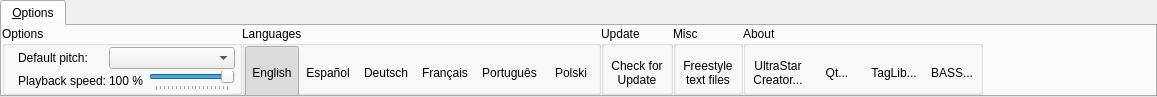
<?xml version="1.0" encoding="UTF-8"?>
<ui version="4.0">
 <class>QURibbonBar</class>
 <widget class="QTabWidget" name="QURibbonBar">
  <property name="geometry">
   <rect>
    <x>0</x>
    <y>0</y>
    <width>1157</width>
    <height>97</height>
   </rect>
  </property>
  <property name="sizePolicy">
   <sizepolicy hsizetype="Expanding" vsizetype="Minimum">
    <horstretch>0</horstretch>
    <verstretch>0</verstretch>
   </sizepolicy>
  </property>
  <property name="minimumSize">
   <size>
    <width>0</width>
    <height>97</height>
   </size>
  </property>
  <property name="contextMenuPolicy">
   <enum>Qt::NoContextMenu</enum>
  </property>
  <property name="windowTitle">
   <string>TabWidget</string>
  </property>
  <property name="tabShape">
   <enum>QTabWidget::Rounded</enum>
  </property>
  <property name="currentIndex">
   <number>0</number>
  </property>
  <property name="documentMode">
   <bool>false</bool>
  </property>
  <property name="tabsClosable">
   <bool>false</bool>
  </property>
  <widget class="QWidget" name="optionsTab">
   <attribute name="title">
    <string>&amp;Options</string>
   </attribute>
   <layout class="QHBoxLayout" name="horizontalLayout_8">
    <property name="spacing">
     <number>0</number>
    </property>
    <property name="leftMargin">
     <number>0</number>
    </property>
    <property name="topMargin">
     <number>0</number>
    </property>
    <property name="rightMargin">
     <number>0</number>
    </property>
    <property name="bottomMargin">
     <number>0</number>
    </property>
    <item>
     <widget class="QGroupBox" name="groupBox_14">
      <property name="sizePolicy">
       <sizepolicy hsizetype="MinimumExpanding" vsizetype="Preferred">
        <horstretch>0</horstretch>
        <verstretch>0</verstretch>
       </sizepolicy>
      </property>
      <property name="minimumSize">
       <size>
        <width>240</width>
        <height>0</height>
       </size>
      </property>
      <property name="title">
       <string>Options</string>
      </property>
      <layout class="QGridLayout" name="gridLayout">
       <property name="leftMargin">
        <number>0</number>
       </property>
       <property name="topMargin">
        <number>0</number>
       </property>
       <property name="rightMargin">
        <number>0</number>
       </property>
       <property name="bottomMargin">
        <number>0</number>
       </property>
       <property name="spacing">
        <number>0</number>
       </property>
       <item row="0" column="0">
        <layout class="QGridLayout" name="gridLayout_MiscSettings">
         <property name="sizeConstraint">
          <enum>QLayout::SetDefaultConstraint</enum>
         </property>
         <property name="leftMargin">
          <number>4</number>
         </property>
         <property name="topMargin">
          <number>0</number>
         </property>
         <property name="rightMargin">
          <number>4</number>
         </property>
         <property name="spacing">
          <number>2</number>
         </property>
         <item row="1" column="2">
          <layout class="QHBoxLayout" name="horizontalLayout_2">
           <property name="spacing">
            <number>6</number>
           </property>
           <item>
            <widget class="QLabel" name="label_PlaybackSpeedPercentage">
             <property name="sizePolicy">
              <sizepolicy hsizetype="Fixed" vsizetype="Preferred">
               <horstretch>0</horstretch>
               <verstretch>0</verstretch>
              </sizepolicy>
             </property>
             <property name="minimumSize">
              <size>
               <width>32</width>
               <height>20</height>
              </size>
             </property>
             <property name="font">
              <font>
               <weight>50</weight>
               <bold>false</bold>
              </font>
             </property>
             <property name="toolTip">
              <string>Current playback speed.</string>
             </property>
             <property name="text">
              <string notr="true">100 %</string>
             </property>
             <property name="alignment">
              <set>Qt::AlignRight|Qt::AlignTrailing|Qt::AlignVCenter</set>
             </property>
            </widget>
           </item>
           <item>
            <widget class="QSlider" name="horizontalSlider_PlaybackSpeed">
             <property name="sizePolicy">
              <sizepolicy hsizetype="Minimum" vsizetype="Preferred">
               <horstretch>0</horstretch>
               <verstretch>0</verstretch>
              </sizepolicy>
             </property>
             <property name="minimumSize">
              <size>
               <width>0</width>
               <height>20</height>
              </size>
             </property>
             <property name="toolTip">
              <string>Set playback speed.</string>
             </property>
             <property name="statusTip">
              <string/>
             </property>
             <property name="minimum">
              <number>10</number>
             </property>
             <property name="maximum">
              <number>100</number>
             </property>
             <property name="singleStep">
              <number>5</number>
             </property>
             <property name="pageStep">
              <number>5</number>
             </property>
             <property name="sliderPosition">
              <number>100</number>
             </property>
             <property name="orientation">
              <enum>Qt::Horizontal</enum>
             </property>
             <property name="tickPosition">
              <enum>QSlider::TicksBelow</enum>
             </property>
             <property name="tickInterval">
              <number>5</number>
             </property>
            </widget>
           </item>
          </layout>
         </item>
         <item row="1" column="1">
          <widget class="QLabel" name="label_PlaybackSpeed">
           <property name="sizePolicy">
            <sizepolicy hsizetype="Fixed" vsizetype="Fixed">
             <horstretch>0</horstretch>
             <verstretch>0</verstretch>
            </sizepolicy>
           </property>
           <property name="font">
            <font>
             <weight>50</weight>
             <bold>false</bold>
            </font>
           </property>
           <property name="text">
            <string>Playback speed:</string>
           </property>
          </widget>
         </item>
         <item row="0" column="1">
          <widget class="QLabel" name="label_DefaultPitch">
           <property name="sizePolicy">
            <sizepolicy hsizetype="Fixed" vsizetype="Fixed">
             <horstretch>0</horstretch>
             <verstretch>0</verstretch>
            </sizepolicy>
           </property>
           <property name="font">
            <font>
             <weight>50</weight>
             <bold>false</bold>
            </font>
           </property>
           <property name="text">
            <string>Default pitch:</string>
           </property>
          </widget>
         </item>
         <item row="0" column="0">
          <widget class="QLabel" name="label_DefaultPitchIcon">
           <property name="sizePolicy">
            <sizepolicy hsizetype="Fixed" vsizetype="Fixed">
             <horstretch>0</horstretch>
             <verstretch>0</verstretch>
            </sizepolicy>
           </property>
           <property name="text">
            <string/>
           </property>
           <property name="pixmap">
            <pixmap resource="../resources/UltraStar-Creator.qrc">:/icons/note.png</pixmap>
           </property>
          </widget>
         </item>
         <item row="1" column="0">
          <widget class="QLabel" name="label_PlaybackSpeedIcon">
           <property name="sizePolicy">
            <sizepolicy hsizetype="Fixed" vsizetype="Fixed">
             <horstretch>0</horstretch>
             <verstretch>0</verstretch>
            </sizepolicy>
           </property>
           <property name="text">
            <string/>
           </property>
           <property name="pixmap">
            <pixmap resource="../resources/UltraStar-Creator.qrc">:/icons/time_mp3.png</pixmap>
           </property>
          </widget>
         </item>
         <item row="0" column="2">
          <widget class="QComboBox" name="comboBox_DefaultPitch">
           <property name="sizePolicy">
            <sizepolicy hsizetype="MinimumExpanding" vsizetype="Fixed">
             <horstretch>0</horstretch>
             <verstretch>0</verstretch>
            </sizepolicy>
           </property>
           <property name="minimumSize">
            <size>
             <width>0</width>
             <height>20</height>
            </size>
           </property>
           <property name="font">
            <font>
             <weight>50</weight>
             <bold>false</bold>
            </font>
           </property>
           <property name="toolTip">
            <string>Choose default pitch.</string>
           </property>
           <property name="maxVisibleItems">
            <number>25</number>
           </property>
           <property name="maxCount">
            <number>25</number>
           </property>
          </widget>
         </item>
        </layout>
       </item>
      </layout>
     </widget>
    </item>
    <item>
     <widget class="QGroupBox" name="groupBox">
      <property name="sizePolicy">
       <sizepolicy hsizetype="Fixed" vsizetype="Preferred">
        <horstretch>0</horstretch>
        <verstretch>0</verstretch>
       </sizepolicy>
      </property>
      <property name="title">
       <string>Languages</string>
      </property>
      <layout class="QHBoxLayout" name="horizontalLayout_7">
       <property name="spacing">
        <number>0</number>
       </property>
       <property name="leftMargin">
        <number>0</number>
       </property>
       <property name="topMargin">
        <number>0</number>
       </property>
       <property name="rightMargin">
        <number>0</number>
       </property>
       <property name="bottomMargin">
        <number>0</number>
       </property>
       <item>
        <layout class="QHBoxLayout" name="horizontalLayout_3">
         <property name="spacing">
          <number>0</number>
         </property>
         <item>
          <widget class="QToolButton" name="langUsBtn">
           <property name="sizePolicy">
            <sizepolicy hsizetype="Preferred" vsizetype="Preferred">
             <horstretch>0</horstretch>
             <verstretch>0</verstretch>
            </sizepolicy>
           </property>
           <property name="minimumSize">
            <size>
             <width>54</width>
             <height>54</height>
            </size>
           </property>
           <property name="toolTip">
            <string>Change application language to 'English'.</string>
           </property>
           <property name="autoFillBackground">
            <bool>false</bool>
           </property>
           <property name="text">
            <string notr="true">English</string>
           </property>
           <property name="icon">
            <iconset resource="../resources/UltraStar-Creator.qrc">
             <normaloff>:/languages/us.png</normaloff>:/languages/us.png</iconset>
           </property>
           <property name="iconSize">
            <size>
             <width>16</width>
             <height>16</height>
            </size>
           </property>
           <property name="checkable">
            <bool>true</bool>
           </property>
           <property name="checked">
            <bool>true</bool>
           </property>
           <property name="autoExclusive">
            <bool>true</bool>
           </property>
           <property name="toolButtonStyle">
            <enum>Qt::ToolButtonTextUnderIcon</enum>
           </property>
           <property name="autoRaise">
            <bool>true</bool>
           </property>
          </widget>
         </item>
         <item>
          <widget class="QToolButton" name="langEsBtn">
           <property name="sizePolicy">
            <sizepolicy hsizetype="Preferred" vsizetype="Preferred">
             <horstretch>0</horstretch>
             <verstretch>0</verstretch>
            </sizepolicy>
           </property>
           <property name="minimumSize">
            <size>
             <width>54</width>
             <height>54</height>
            </size>
           </property>
           <property name="toolTip">
            <string>Change application language to 'Spanish (Español)'.</string>
           </property>
           <property name="text">
            <string notr="true">Español</string>
           </property>
           <property name="icon">
            <iconset resource="../resources/UltraStar-Creator.qrc">
             <normaloff>:/languages/es.png</normaloff>:/languages/es.png</iconset>
           </property>
           <property name="checkable">
            <bool>true</bool>
           </property>
           <property name="autoExclusive">
            <bool>true</bool>
           </property>
           <property name="toolButtonStyle">
            <enum>Qt::ToolButtonTextUnderIcon</enum>
           </property>
           <property name="autoRaise">
            <bool>true</bool>
           </property>
          </widget>
         </item>
         <item>
          <widget class="QToolButton" name="langDeBtn">
           <property name="sizePolicy">
            <sizepolicy hsizetype="Preferred" vsizetype="Preferred">
             <horstretch>0</horstretch>
             <verstretch>0</verstretch>
            </sizepolicy>
           </property>
           <property name="minimumSize">
            <size>
             <width>54</width>
             <height>54</height>
            </size>
           </property>
           <property name="toolTip">
            <string>Change application language to 'German (Deutsch)'.</string>
           </property>
           <property name="text">
            <string notr="true">Deutsch</string>
           </property>
           <property name="icon">
            <iconset resource="../resources/UltraStar-Creator.qrc">
             <normaloff>:/languages/de.png</normaloff>:/languages/de.png</iconset>
           </property>
           <property name="checkable">
            <bool>true</bool>
           </property>
           <property name="autoExclusive">
            <bool>true</bool>
           </property>
           <property name="toolButtonStyle">
            <enum>Qt::ToolButtonTextUnderIcon</enum>
           </property>
           <property name="autoRaise">
            <bool>true</bool>
           </property>
          </widget>
         </item>
         <item>
          <widget class="QToolButton" name="langFrBtn">
           <property name="sizePolicy">
            <sizepolicy hsizetype="Preferred" vsizetype="Preferred">
             <horstretch>0</horstretch>
             <verstretch>0</verstretch>
            </sizepolicy>
           </property>
           <property name="minimumSize">
            <size>
             <width>54</width>
             <height>54</height>
            </size>
           </property>
           <property name="toolTip">
            <string>Change application language to 'French (Français)'.</string>
           </property>
           <property name="text">
            <string notr="true">Français</string>
           </property>
           <property name="icon">
            <iconset resource="../resources/UltraStar-Creator.qrc">
             <normaloff>:/languages/fr.png</normaloff>:/languages/fr.png</iconset>
           </property>
           <property name="checkable">
            <bool>true</bool>
           </property>
           <property name="autoExclusive">
            <bool>true</bool>
           </property>
           <property name="toolButtonStyle">
            <enum>Qt::ToolButtonTextUnderIcon</enum>
           </property>
           <property name="autoRaise">
            <bool>true</bool>
           </property>
          </widget>
         </item>
         <item>
          <widget class="QToolButton" name="langPtBtn">
           <property name="sizePolicy">
            <sizepolicy hsizetype="Preferred" vsizetype="Preferred">
             <horstretch>0</horstretch>
             <verstretch>0</verstretch>
            </sizepolicy>
           </property>
           <property name="minimumSize">
            <size>
             <width>54</width>
             <height>54</height>
            </size>
           </property>
           <property name="toolTip">
            <string>Change application language to 'Portuguese (Português)'.</string>
           </property>
           <property name="text">
            <string notr="true">Português</string>
           </property>
           <property name="icon">
            <iconset resource="../resources/UltraStar-Creator.qrc">
             <normaloff>:/languages/pt.png</normaloff>:/languages/pt.png</iconset>
           </property>
           <property name="checkable">
            <bool>true</bool>
           </property>
           <property name="autoExclusive">
            <bool>true</bool>
           </property>
           <property name="toolButtonStyle">
            <enum>Qt::ToolButtonTextUnderIcon</enum>
           </property>
           <property name="autoRaise">
            <bool>true</bool>
           </property>
          </widget>
         </item>
         <item>
          <widget class="QToolButton" name="langPlBtn">
           <property name="sizePolicy">
            <sizepolicy hsizetype="Preferred" vsizetype="Preferred">
             <horstretch>0</horstretch>
             <verstretch>0</verstretch>
            </sizepolicy>
           </property>
           <property name="minimumSize">
            <size>
             <width>54</width>
             <height>54</height>
            </size>
           </property>
           <property name="toolTip">
            <string>Change application language to 'Polish (Polski)'.</string>
           </property>
           <property name="text">
            <string notr="true">Polski</string>
           </property>
           <property name="icon">
            <iconset resource="../resources/UltraStar-Creator.qrc">
             <normaloff>:/languages/pl.png</normaloff>:/languages/pl.png</iconset>
           </property>
           <property name="checkable">
            <bool>true</bool>
           </property>
           <property name="autoExclusive">
            <bool>true</bool>
           </property>
           <property name="toolButtonStyle">
            <enum>Qt::ToolButtonTextUnderIcon</enum>
           </property>
           <property name="autoRaise">
            <bool>true</bool>
           </property>
          </widget>
         </item>
        </layout>
       </item>
      </layout>
     </widget>
    </item>
    <item>
     <widget class="QGroupBox" name="groupBox_13">
      <property name="sizePolicy">
       <sizepolicy hsizetype="Fixed" vsizetype="Preferred">
        <horstretch>0</horstretch>
        <verstretch>0</verstretch>
       </sizepolicy>
      </property>
      <property name="title">
       <string>Update</string>
      </property>
      <layout class="QHBoxLayout" name="horizontalLayout_6">
       <property name="spacing">
        <number>0</number>
       </property>
       <property name="leftMargin">
        <number>0</number>
       </property>
       <property name="topMargin">
        <number>0</number>
       </property>
       <property name="rightMargin">
        <number>0</number>
       </property>
       <property name="bottomMargin">
        <number>0</number>
       </property>
       <item>
        <widget class="QToolButton" name="checkForUpdateBtn">
         <property name="enabled">
          <bool>true</bool>
         </property>
         <property name="sizePolicy">
          <sizepolicy hsizetype="Preferred" vsizetype="Preferred">
           <horstretch>0</horstretch>
           <verstretch>0</verstretch>
          </sizepolicy>
         </property>
         <property name="minimumSize">
          <size>
           <width>54</width>
           <height>54</height>
          </size>
         </property>
         <property name="toolTip">
          <string>Check for Update. Internet connection required.</string>
         </property>
         <property name="text">
          <string>Check for
Update</string>
         </property>
         <property name="icon">
          <iconset resource="../resources/UltraStar-Creator.qrc">
           <normaloff>:/icons/check_for_update.png</normaloff>:/icons/check_for_update.png</iconset>
         </property>
         <property name="toolButtonStyle">
          <enum>Qt::ToolButtonTextUnderIcon</enum>
         </property>
         <property name="autoRaise">
          <bool>true</bool>
         </property>
        </widget>
       </item>
      </layout>
     </widget>
    </item>
    <item>
     <widget class="QGroupBox" name="groupBox_10">
      <property name="sizePolicy">
       <sizepolicy hsizetype="Fixed" vsizetype="Preferred">
        <horstretch>0</horstretch>
        <verstretch>0</verstretch>
       </sizepolicy>
      </property>
      <property name="title">
       <string>Misc</string>
      </property>
      <layout class="QHBoxLayout" name="horizontalLayout_5">
       <property name="spacing">
        <number>0</number>
       </property>
       <property name="leftMargin">
        <number>0</number>
       </property>
       <property name="topMargin">
        <number>0</number>
       </property>
       <property name="rightMargin">
        <number>0</number>
       </property>
       <property name="bottomMargin">
        <number>0</number>
       </property>
       <item>
        <widget class="QToolButton" name="freestyleTextFilesBtn">
         <property name="sizePolicy">
          <sizepolicy hsizetype="Preferred" vsizetype="Preferred">
           <horstretch>0</horstretch>
           <verstretch>0</verstretch>
          </sizepolicy>
         </property>
         <property name="minimumSize">
          <size>
           <width>54</width>
           <height>54</height>
          </size>
         </property>
         <property name="toolTip">
          <string>Generate freestyle text files</string>
         </property>
         <property name="text">
          <string>Freestyle
text files</string>
         </property>
         <property name="icon">
          <iconset resource="../resources/UltraStar-Creator.qrc">
           <normaloff>:/icons/beans.png</normaloff>:/icons/beans.png</iconset>
         </property>
         <property name="toolButtonStyle">
          <enum>Qt::ToolButtonTextUnderIcon</enum>
         </property>
         <property name="autoRaise">
          <bool>true</bool>
         </property>
        </widget>
       </item>
      </layout>
     </widget>
    </item>
    <item>
     <widget class="QGroupBox" name="groupBox_12">
      <property name="sizePolicy">
       <sizepolicy hsizetype="Fixed" vsizetype="Preferred">
        <horstretch>0</horstretch>
        <verstretch>0</verstretch>
       </sizepolicy>
      </property>
      <property name="title">
       <string>About</string>
      </property>
      <layout class="QHBoxLayout" name="horizontalLayout_4">
       <property name="spacing">
        <number>0</number>
       </property>
       <property name="leftMargin">
        <number>0</number>
       </property>
       <property name="topMargin">
        <number>0</number>
       </property>
       <property name="rightMargin">
        <number>0</number>
       </property>
       <property name="bottomMargin">
        <number>0</number>
       </property>
       <item>
        <layout class="QHBoxLayout" name="horizontalLayout">
         <property name="spacing">
          <number>0</number>
         </property>
         <item>
          <widget class="QToolButton" name="aboutUmanBtn">
           <property name="sizePolicy">
            <sizepolicy hsizetype="Preferred" vsizetype="Preferred">
             <horstretch>0</horstretch>
             <verstretch>0</verstretch>
            </sizepolicy>
           </property>
           <property name="minimumSize">
            <size>
             <width>54</width>
             <height>54</height>
            </size>
           </property>
           <property name="text">
            <string notr="true">UltraStar
Creator...</string>
           </property>
           <property name="icon">
            <iconset resource="../resources/UltraStar-Creator.qrc">
             <normaloff>:/icons/bean.png</normaloff>:/icons/bean.png</iconset>
           </property>
           <property name="toolButtonStyle">
            <enum>Qt::ToolButtonTextUnderIcon</enum>
           </property>
           <property name="autoRaise">
            <bool>true</bool>
           </property>
          </widget>
         </item>
         <item>
          <widget class="QToolButton" name="aboutQtBtn">
           <property name="sizePolicy">
            <sizepolicy hsizetype="Preferred" vsizetype="Preferred">
             <horstretch>0</horstretch>
             <verstretch>0</verstretch>
            </sizepolicy>
           </property>
           <property name="minimumSize">
            <size>
             <width>54</width>
             <height>54</height>
            </size>
           </property>
           <property name="text">
            <string notr="true">Qt...</string>
           </property>
           <property name="icon">
            <iconset resource="../resources/UltraStar-Creator.qrc">
             <normaloff>:/icons/qt.png</normaloff>:/icons/qt.png</iconset>
           </property>
           <property name="toolButtonStyle">
            <enum>Qt::ToolButtonTextUnderIcon</enum>
           </property>
           <property name="autoRaise">
            <bool>true</bool>
           </property>
          </widget>
         </item>
         <item>
          <widget class="QToolButton" name="aboutTagLibBtn">
           <property name="sizePolicy">
            <sizepolicy hsizetype="Preferred" vsizetype="Preferred">
             <horstretch>0</horstretch>
             <verstretch>0</verstretch>
            </sizepolicy>
           </property>
           <property name="minimumSize">
            <size>
             <width>54</width>
             <height>54</height>
            </size>
           </property>
           <property name="text">
            <string notr="true">TagLib...</string>
           </property>
           <property name="icon">
            <iconset resource="../resources/UltraStar-Creator.qrc">
             <normaloff>:/icons/taglib.png</normaloff>:/icons/taglib.png</iconset>
           </property>
           <property name="iconSize">
            <size>
             <width>24</width>
             <height>24</height>
            </size>
           </property>
           <property name="toolButtonStyle">
            <enum>Qt::ToolButtonTextUnderIcon</enum>
           </property>
           <property name="autoRaise">
            <bool>true</bool>
           </property>
          </widget>
         </item>
         <item>
          <widget class="QToolButton" name="aboutBASSBtn">
           <property name="enabled">
            <bool>true</bool>
           </property>
           <property name="sizePolicy">
            <sizepolicy hsizetype="Preferred" vsizetype="Preferred">
             <horstretch>0</horstretch>
             <verstretch>0</verstretch>
            </sizepolicy>
           </property>
           <property name="minimumSize">
            <size>
             <width>54</width>
             <height>54</height>
            </size>
           </property>
           <property name="text">
            <string notr="true">BASS...</string>
           </property>
           <property name="icon">
            <iconset resource="../resources/UltraStar-Creator.qrc">
             <normaloff>:/icons/bass.png</normaloff>:/icons/bass.png</iconset>
           </property>
           <property name="iconSize">
            <size>
             <width>32</width>
             <height>32</height>
            </size>
           </property>
           <property name="toolButtonStyle">
            <enum>Qt::ToolButtonTextUnderIcon</enum>
           </property>
           <property name="autoRaise">
            <bool>true</bool>
           </property>
          </widget>
         </item>
        </layout>
       </item>
      </layout>
     </widget>
    </item>
    <item>
     <spacer name="horizontalSpacer_7">
      <property name="orientation">
       <enum>Qt::Horizontal</enum>
      </property>
      <property name="sizeHint" stdset="0">
       <size>
        <width>224</width>
        <height>53</height>
       </size>
      </property>
     </spacer>
    </item>
   </layout>
  </widget>
 </widget>
 <resources>
  <include location="../resources/UltraStar-Creator.qrc"/>
 </resources>
 <connections/>
</ui>
